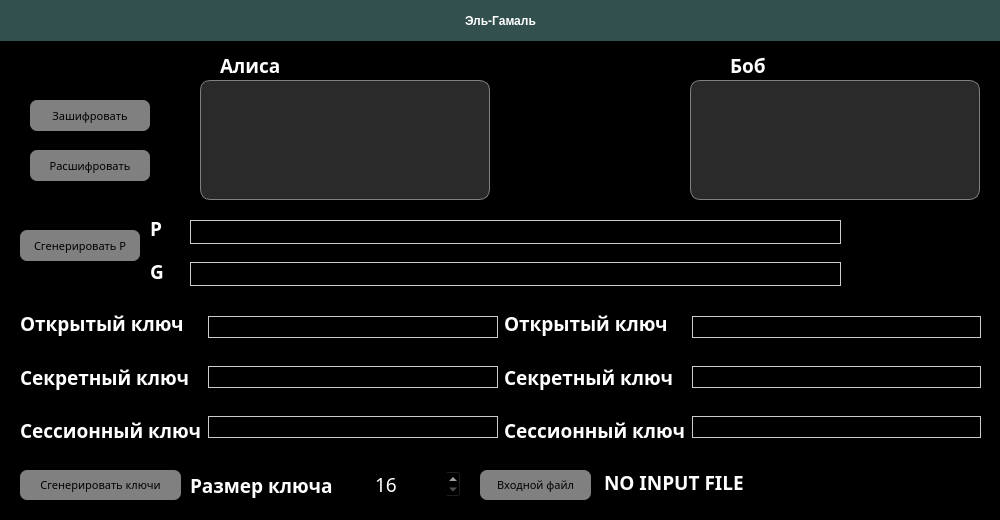
<?xml version="1.0" encoding="UTF-8"?>
<ui version="4.0">
 <class>MainWindow</class>
 <widget class="QMainWindow" name="MainWindow">
  <property name="geometry">
   <rect>
    <x>0</x>
    <y>0</y>
    <width>1000</width>
    <height>520</height>
   </rect>
  </property>
  <property name="sizePolicy">
   <sizepolicy hsizetype="Fixed" vsizetype="Fixed">
    <horstretch>0</horstretch>
    <verstretch>0</verstretch>
   </sizepolicy>
  </property>
  <property name="minimumSize">
   <size>
    <width>685</width>
    <height>520</height>
   </size>
  </property>
  <property name="maximumSize">
   <size>
    <width>1000</width>
    <height>650</height>
   </size>
  </property>
  <property name="windowTitle">
   <string>ElGamal</string>
  </property>
  <widget class="QWidget" name="centralwidget">
   <property name="styleSheet">
    <string notr="true">background-color: #000</string>
   </property>
   <widget class="QLabel" name="label_9">
    <property name="geometry">
     <rect>
      <x>730</x>
      <y>50</y>
      <width>41</width>
      <height>30</height>
     </rect>
    </property>
    <property name="font">
     <font>
      <family>Century Gothic</family>
      <pointsize>14</pointsize>
      <weight>87</weight>
      <italic>false</italic>
      <bold>true</bold>
     </font>
    </property>
    <property name="styleSheet">
     <string notr="true">color: white;
font: 14pt &quot;Century Gothic&quot;;
font-weight: 700;</string>
    </property>
    <property name="text">
     <string>Боб</string>
    </property>
   </widget>
   <widget class="QFrame" name="frame">
    <property name="geometry">
     <rect>
      <x>0</x>
      <y>0</y>
      <width>1001</width>
      <height>41</height>
     </rect>
    </property>
    <property name="styleSheet">
     <string notr="true">background-color: rgb(49, 80, 78)</string>
    </property>
    <property name="frameShape">
     <enum>QFrame::StyledPanel</enum>
    </property>
    <property name="frameShadow">
     <enum>QFrame::Raised</enum>
    </property>
    <widget class="QWidget" name="horizontalLayoutWidget_3">
     <property name="geometry">
      <rect>
       <x>0</x>
       <y>0</y>
       <width>1001</width>
       <height>41</height>
      </rect>
     </property>
     <layout class="QHBoxLayout" name="horizontalLayout_3">
      <item>
       <spacer name="horizontalSpacer_2">
        <property name="orientation">
         <enum>Qt::Horizontal</enum>
        </property>
        <property name="sizeHint" stdset="0">
         <size>
          <width>40</width>
          <height>20</height>
         </size>
        </property>
       </spacer>
      </item>
      <item>
       <widget class="QLabel" name="label_4">
        <property name="styleSheet">
         <string notr="true">color: white;
font: 18pt &quot;Century Gothic&quot;;
font-weight: 700;</string>
        </property>
        <property name="text">
         <string>Эль-Гамаль</string>
        </property>
       </widget>
      </item>
      <item>
       <spacer name="horizontalSpacer">
        <property name="orientation">
         <enum>Qt::Horizontal</enum>
        </property>
        <property name="sizeHint" stdset="0">
         <size>
          <width>40</width>
          <height>20</height>
         </size>
        </property>
       </spacer>
      </item>
     </layout>
    </widget>
   </widget>
   <widget class="QLabel" name="label_8">
    <property name="geometry">
     <rect>
      <x>220</x>
      <y>50</y>
      <width>71</width>
      <height>30</height>
     </rect>
    </property>
    <property name="font">
     <font>
      <family>Century Gothic</family>
      <pointsize>14</pointsize>
      <weight>87</weight>
      <italic>false</italic>
      <bold>true</bold>
     </font>
    </property>
    <property name="styleSheet">
     <string notr="true">color: white;
font: 14pt &quot;Century Gothic&quot;;
font-weight: 700;</string>
    </property>
    <property name="text">
     <string>Алиса</string>
    </property>
   </widget>
   <widget class="QTextBrowser" name="text_browser">
    <property name="geometry">
     <rect>
      <x>690</x>
      <y>80</y>
      <width>290</width>
      <height>120</height>
     </rect>
    </property>
    <property name="styleSheet">
     <string notr="true">background-color: rgb(42, 42, 42);
border: 1px solid gray;
border-radius: 10px;
color: white;
</string>
    </property>
   </widget>
   <widget class="QPlainTextEdit" name="text_edit">
    <property name="geometry">
     <rect>
      <x>200</x>
      <y>80</y>
      <width>290</width>
      <height>120</height>
     </rect>
    </property>
    <property name="styleSheet">
     <string notr="true">background-color: rgb(42, 42, 42);
border: 1px solid gray;
border-radius: 10px;
color: white;
</string>
    </property>
    <property name="readOnly">
     <bool>false</bool>
    </property>
   </widget>
   <widget class="QWidget" name="horizontalLayoutWidget">
    <property name="geometry">
     <rect>
      <x>20</x>
      <y>300</y>
      <width>961</width>
      <height>154</height>
     </rect>
    </property>
    <layout class="QHBoxLayout" name="horizontalLayout">
     <item>
      <layout class="QHBoxLayout" name="horizontalLayout_2" stretch="1,5">
       <item>
        <layout class="QVBoxLayout" name="verticalLayout_2">
         <item>
          <widget class="QLabel" name="label_public_key">
           <property name="font">
            <font>
             <family>Century Gothic</family>
             <pointsize>14</pointsize>
             <weight>75</weight>
             <bold>true</bold>
            </font>
           </property>
           <property name="styleSheet">
            <string notr="true">color: white;</string>
           </property>
           <property name="text">
            <string>Открытый ключ</string>
           </property>
          </widget>
         </item>
         <item>
          <widget class="QLabel" name="label_private_key">
           <property name="font">
            <font>
             <family>Century Gothic</family>
             <pointsize>14</pointsize>
             <weight>75</weight>
             <bold>true</bold>
            </font>
           </property>
           <property name="styleSheet">
            <string notr="true">color: white;</string>
           </property>
           <property name="text">
            <string>Секретный ключ</string>
           </property>
          </widget>
         </item>
         <item>
          <widget class="QLabel" name="label_session_key">
           <property name="font">
            <font>
             <family>Century Gothic</family>
             <pointsize>14</pointsize>
             <weight>75</weight>
             <bold>true</bold>
            </font>
           </property>
           <property name="styleSheet">
            <string notr="true">color: white;</string>
           </property>
           <property name="text">
            <string>Сессионный ключ</string>
           </property>
          </widget>
         </item>
        </layout>
       </item>
       <item>
        <layout class="QVBoxLayout" name="verticalLayout_3">
         <property name="spacing">
          <number>12</number>
         </property>
         <property name="bottomMargin">
          <number>0</number>
         </property>
         <item>
          <widget class="QLineEdit" name="lineEdit_public_key">
           <property name="enabled">
            <bool>true</bool>
           </property>
           <property name="font">
            <font>
             <family>Century Gothic</family>
             <pointsize>10</pointsize>
            </font>
           </property>
           <property name="styleSheet">
            <string notr="true">border: 1px solid #ccc;
color: white;</string>
           </property>
          </widget>
         </item>
         <item>
          <widget class="QLineEdit" name="lineEdit_private_key">
           <property name="enabled">
            <bool>true</bool>
           </property>
           <property name="font">
            <font>
             <family>Century Gothic</family>
             <pointsize>10</pointsize>
            </font>
           </property>
           <property name="styleSheet">
            <string notr="true">border: 1px solid #ccc;
color: white;</string>
           </property>
          </widget>
         </item>
         <item>
          <widget class="QLineEdit" name="lineEdit_session_key">
           <property name="enabled">
            <bool>true</bool>
           </property>
           <property name="font">
            <font>
             <family>Century Gothic</family>
             <pointsize>10</pointsize>
            </font>
           </property>
           <property name="styleSheet">
            <string notr="true">border: 1px solid #ccc;
color: white;</string>
           </property>
          </widget>
         </item>
        </layout>
       </item>
      </layout>
     </item>
     <item>
      <layout class="QVBoxLayout" name="verticalLayout"/>
     </item>
     <item>
      <layout class="QHBoxLayout" name="horizontalLayout_4" stretch="1,5">
       <item>
        <layout class="QVBoxLayout" name="verticalLayout_4">
         <item>
          <widget class="QLabel" name="label_public_key_2">
           <property name="font">
            <font>
             <family>Century Gothic</family>
             <pointsize>14</pointsize>
             <weight>75</weight>
             <bold>true</bold>
            </font>
           </property>
           <property name="styleSheet">
            <string notr="true">color: white;</string>
           </property>
           <property name="text">
            <string>Открытый ключ</string>
           </property>
          </widget>
         </item>
         <item>
          <widget class="QLabel" name="label_private_key_2">
           <property name="font">
            <font>
             <family>Century Gothic</family>
             <pointsize>14</pointsize>
             <weight>75</weight>
             <bold>true</bold>
            </font>
           </property>
           <property name="styleSheet">
            <string notr="true">color: white;</string>
           </property>
           <property name="text">
            <string>Секретный ключ</string>
           </property>
          </widget>
         </item>
         <item>
          <widget class="QLabel" name="label_session_key_2">
           <property name="font">
            <font>
             <family>Century Gothic</family>
             <pointsize>14</pointsize>
             <weight>75</weight>
             <bold>true</bold>
            </font>
           </property>
           <property name="styleSheet">
            <string notr="true">color: white;</string>
           </property>
           <property name="text">
            <string>Сессионный ключ</string>
           </property>
          </widget>
         </item>
        </layout>
       </item>
       <item>
        <layout class="QVBoxLayout" name="verticalLayout_5">
         <property name="spacing">
          <number>12</number>
         </property>
         <property name="bottomMargin">
          <number>0</number>
         </property>
         <item>
          <widget class="QLineEdit" name="lineEdit_public_key_2">
           <property name="enabled">
            <bool>true</bool>
           </property>
           <property name="font">
            <font>
             <family>Century Gothic</family>
             <pointsize>10</pointsize>
            </font>
           </property>
           <property name="styleSheet">
            <string notr="true">border: 1px solid #ccc;
color: white;</string>
           </property>
          </widget>
         </item>
         <item>
          <widget class="QLineEdit" name="lineEdit_private_key_2">
           <property name="enabled">
            <bool>true</bool>
           </property>
           <property name="font">
            <font>
             <family>Century Gothic</family>
             <pointsize>10</pointsize>
            </font>
           </property>
           <property name="styleSheet">
            <string notr="true">border: 1px solid #ccc;
color: white;</string>
           </property>
          </widget>
         </item>
         <item>
          <widget class="QLineEdit" name="lineEdit_session_key_2">
           <property name="enabled">
            <bool>true</bool>
           </property>
           <property name="font">
            <font>
             <family>Century Gothic</family>
             <pointsize>10</pointsize>
            </font>
           </property>
           <property name="styleSheet">
            <string notr="true">border: 1px solid #ccc;
color: white;</string>
           </property>
          </widget>
         </item>
        </layout>
       </item>
      </layout>
     </item>
    </layout>
   </widget>
   <widget class="QPushButton" name="gen_btn">
    <property name="geometry">
     <rect>
      <x>20</x>
      <y>470</y>
      <width>161</width>
      <height>30</height>
     </rect>
    </property>
    <property name="font">
     <font>
      <family>Century Gothic</family>
      <pointsize>8</pointsize>
     </font>
    </property>
    <property name="styleSheet">
     <string notr="true">QPushButton {
	color: black;
	background-color: grey;
	border-radius: 7px;
}

QPushButton:pressed {
	background-color: rgb(102, 102, 102);
}</string>
    </property>
    <property name="text">
     <string>Сгенерировать ключи</string>
    </property>
   </widget>
   <widget class="QPushButton" name="encrypt_btn">
    <property name="geometry">
     <rect>
      <x>30</x>
      <y>100</y>
      <width>120</width>
      <height>31</height>
     </rect>
    </property>
    <property name="font">
     <font>
      <family>Century Gothic</family>
      <pointsize>8</pointsize>
     </font>
    </property>
    <property name="styleSheet">
     <string notr="true">QPushButton {
	color: black;
	background-color: grey;
	border-radius: 7px;
}

QPushButton:pressed {
	background-color: rgb(102, 102, 102);
}</string>
    </property>
    <property name="text">
     <string>Зашифровать</string>
    </property>
   </widget>
   <widget class="QLabel" name="label_key_size">
    <property name="geometry">
     <rect>
      <x>190</x>
      <y>470</y>
      <width>178</width>
      <height>30</height>
     </rect>
    </property>
    <property name="font">
     <font>
      <family>Century Gothic</family>
      <pointsize>14</pointsize>
      <weight>75</weight>
      <bold>true</bold>
     </font>
    </property>
    <property name="styleSheet">
     <string notr="true">color: white;</string>
    </property>
    <property name="text">
     <string>Размер ключа</string>
    </property>
   </widget>
   <widget class="QSpinBox" name="key_size_spinBox">
    <property name="geometry">
     <rect>
      <x>370</x>
      <y>470</y>
      <width>91</width>
      <height>28</height>
     </rect>
    </property>
    <property name="font">
     <font>
      <family>Century Gothic</family>
      <pointsize>14</pointsize>
     </font>
    </property>
    <property name="styleSheet">
     <string notr="true">color: white;</string>
    </property>
    <property name="minimum">
     <number>16</number>
    </property>
   </widget>
   <widget class="QLineEdit" name="lineEdit_g">
    <property name="enabled">
     <bool>true</bool>
    </property>
    <property name="geometry">
     <rect>
      <x>190</x>
      <y>262</y>
      <width>651</width>
      <height>24</height>
     </rect>
    </property>
    <property name="font">
     <font>
      <family>Century Gothic</family>
      <pointsize>10</pointsize>
     </font>
    </property>
    <property name="styleSheet">
     <string notr="true">border: 1px solid #ccc;
color: white;</string>
    </property>
   </widget>
   <widget class="QLabel" name="label_g">
    <property name="geometry">
     <rect>
      <x>150</x>
      <y>253</y>
      <width>21</width>
      <height>37</height>
     </rect>
    </property>
    <property name="font">
     <font>
      <family>Century Gothic</family>
      <pointsize>14</pointsize>
      <weight>75</weight>
      <bold>true</bold>
     </font>
    </property>
    <property name="styleSheet">
     <string notr="true">color: white;</string>
    </property>
    <property name="text">
     <string>G</string>
    </property>
   </widget>
   <widget class="QLineEdit" name="lineEdit_p">
    <property name="enabled">
     <bool>true</bool>
    </property>
    <property name="geometry">
     <rect>
      <x>190</x>
      <y>220</y>
      <width>651</width>
      <height>24</height>
     </rect>
    </property>
    <property name="font">
     <font>
      <family>Century Gothic</family>
      <pointsize>10</pointsize>
     </font>
    </property>
    <property name="styleSheet">
     <string notr="true">border: 1px solid #ccc;
color: white;</string>
    </property>
   </widget>
   <widget class="QLabel" name="label_p">
    <property name="geometry">
     <rect>
      <x>150</x>
      <y>210</y>
      <width>21</width>
      <height>37</height>
     </rect>
    </property>
    <property name="font">
     <font>
      <family>Century Gothic</family>
      <pointsize>14</pointsize>
      <weight>75</weight>
      <bold>true</bold>
     </font>
    </property>
    <property name="styleSheet">
     <string notr="true">color: white;</string>
    </property>
    <property name="text">
     <string>P</string>
    </property>
   </widget>
   <widget class="QPushButton" name="p_gen_btn">
    <property name="geometry">
     <rect>
      <x>20</x>
      <y>230</y>
      <width>120</width>
      <height>31</height>
     </rect>
    </property>
    <property name="font">
     <font>
      <family>Century Gothic</family>
      <pointsize>8</pointsize>
     </font>
    </property>
    <property name="styleSheet">
     <string notr="true">QPushButton {
	color: black;
	background-color: grey;
	border-radius: 7px;
}

QPushButton:pressed {
	background-color: rgb(102, 102, 102);
}</string>
    </property>
    <property name="text">
     <string>Сгенерировать P</string>
    </property>
   </widget>
   <widget class="QPushButton" name="decrypt_btn">
    <property name="geometry">
     <rect>
      <x>30</x>
      <y>150</y>
      <width>120</width>
      <height>31</height>
     </rect>
    </property>
    <property name="font">
     <font>
      <family>Century Gothic</family>
      <pointsize>8</pointsize>
     </font>
    </property>
    <property name="styleSheet">
     <string notr="true">QPushButton {
	color: black;
	background-color: grey;
	border-radius: 7px;
}

QPushButton:pressed {
	background-color: rgb(102, 102, 102);
}</string>
    </property>
    <property name="text">
     <string>Расшифровать</string>
    </property>
   </widget>
   <widget class="QPushButton" name="input_file_btn">
    <property name="geometry">
     <rect>
      <x>480</x>
      <y>470</y>
      <width>111</width>
      <height>30</height>
     </rect>
    </property>
    <property name="font">
     <font>
      <family>Century Gothic</family>
      <pointsize>8</pointsize>
     </font>
    </property>
    <property name="styleSheet">
     <string notr="true">QPushButton {
	color: black;
	background-color: grey;
	border-radius: 7px;
}

QPushButton:pressed {
	background-color: rgb(102, 102, 102);
}</string>
    </property>
    <property name="text">
     <string>Входной файл</string>
    </property>
   </widget>
   <widget class="QLabel" name="input_path">
    <property name="geometry">
     <rect>
      <x>604</x>
      <y>472</y>
      <width>371</width>
      <height>20</height>
     </rect>
    </property>
    <property name="font">
     <font>
      <family>Century Gothic</family>
      <pointsize>14</pointsize>
      <weight>75</weight>
      <bold>true</bold>
     </font>
    </property>
    <property name="styleSheet">
     <string notr="true">color: white;</string>
    </property>
    <property name="text">
     <string>NO INPUT FILE</string>
    </property>
   </widget>
  </widget>
 </widget>
 <resources/>
 <connections/>
</ui>
